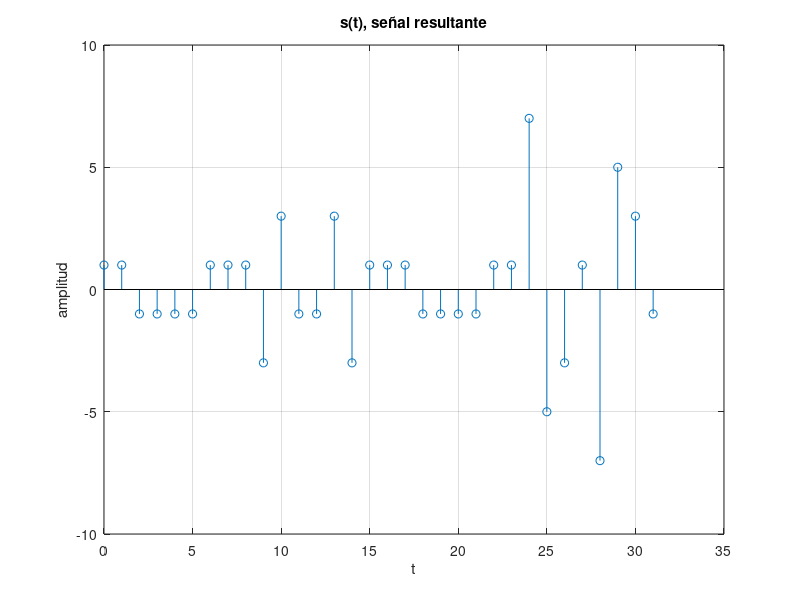

Write MATLAB code to recreate this figure.
clear all;
clc;
%--------------------------------------------------------------------------
c11 = [1];
aux = c11;
%Potencia de generacion de chip, 2^pott
%2^5 = 32 , maxima longitud de chip 
pott = 5;
for i = 1:pott
    [m,n] = size(aux);
%     m
    ix = 0;
    %Para las filas de cada matriz
    for xi = 1:m
        cx = [aux(xi,:) ,  aux(xi,:); 
              aux(xi,:) , -aux(xi,:)];
        if(ix == 0)
            cy = cx;
            ix = 1;
        elseif(ix == 1)
            cy = [cy;cx];
            ix = 1;
        end
    end
%     cy;
    %Guardar matrices en su respectivo
    aux = cy;
    switch i
        case 1
             rmin16 = aux;
        case 2
             rmin8 = aux;
        case 3
             rmin4 = aux;
        case 4
             rmin2 = aux;
        case 5
             rmin = aux;
        otherwise
             rmin = 0;
    end
end
%--------------------------------------------------------------------------
% 
% rmin16 %c(2,1), c(2,2)
% rmin8  %c(4,1), c(4,2), c(4,3), c(4,4)
% rmin4  %c(8,1), c(8,2), c(8,3), c(8,4), c(8,5), c(8,6), c(8,7), c(8,8)...
% rmin2
% rmin

%Para generar cada usuario
%4 usuarios de tasa Rmin
rmin(29,:);
rmin(30,:);
rmin(31,:);
rmin(32,:);
%2 usuarios de tasa 2Rmin
rmin2(11,:);
rmin2(12,:);
%1 usuario de tasa 4Rmin
rmin4(4,:);

%X usuarios de tasa RminX
usuarios = [1 -1 -1  1]; %1 bits po cada uno (4 usuarios)
usuarios2= [1  1 -1 -1]; %2 bits por cada uno (2 usuarios)
usuarios4= [1 -1  1  1]; %4 bits por cada uno (1 usuario)

              %Codigo * usuario
    xc1 = rmin(29,:).*usuarios(1,1);
    xc2 = rmin(30,:).*usuarios(1,2);
    xc3 = rmin(31,:).*usuarios(1,3);
    xc4 = rmin(32,:).*usuarios(1,4);
    
    xc5x1 = rmin2(11,:).*usuarios2(1,1);
    xc5x2 = rmin2(11,:).*usuarios2(1,2);
    xc5x = [xc5x1 xc5x2];
    xc5y1 = rmin2(12,:).*usuarios2(1,3);
    xc5y2 = rmin2(12,:).*usuarios2(1,4);
    xc5y = [xc5y1 xc5y2];
    
    xc61 = rmin4(4,:).*usuarios4(1,1);
    xc62 = rmin4(4,:).*usuarios4(1,2);
    xc63 = rmin4(4,:).*usuarios4(1,3);
    xc64 = rmin4(4,:).*usuarios4(1,4);
    xc6 = [xc61 xc62 xc63 xc64];
%--------------------------------------------------------------------------    

s1d = xc1 + xc2 + xc3 + xc4 + xc5x + xc5y + xc6;
[m tn] = size(s1d);
t = 0:tn-1;

%--------------------------------------------------------------------------
%Receptor, dedispersion. Multiplicar por codigo e integrar

    des(1,:) = s1d(1,:) .* rmin(29,:);
    des(2,:) = s1d(1,:) .* rmin(30,:);
    des(3,:) = s1d(1,:) .* rmin(31,:);
    des(4,:) = s1d(1,:) .* rmin(32,:);
    
s2b = zeros(1,32);
trans = zeros(1,32);
for i = 1:4 %filas
    for ii = 1:32
            s2b(i) = s2b(i) + des(i,ii);
    end
    if  s2b(i) < 0 
        trans(i) = -1;
    elseif s2b(i) > 0 
        trans(i) = 1;
    end
end

    des2(1,:) = s1d(1:16) .* rmin2(11,:);
    des2(2,:) = s1d(17:32).* rmin2(11,:);
    des2(3,:) = s1d(1:16) .* rmin2(12,:);
    des2(4,:) = s1d(17:32).* rmin2(12,:);
    
s2b2x = zeros(1,16);
trans2x = zeros(1,16);
for i = 1:4 %filas
    for ii = 1:16
            s2b2x(i) = s2b2x(i) + des2(i,ii);
    end
    if  s2b2x(i) < 0 
        trans2x(i) = -1;
    elseif s2b2x(i) > 0 
        trans2x(i) = 1;
    end
end
    
    des4(1,:) = s1d(1:8)  .* rmin4(4,:);
    des4(2,:) = s1d(9:16) .* rmin4(4,:);
    des4(3,:) = s1d(17:24).* rmin4(4,:);
    des4(4,:) = s1d(25:32).* rmin4(4,:);

s2b4 = zeros(1,8);
trans4 = zeros(1,8);
for i = 1:4 %filas
    for ii = 1:8
            s2b4(i) = s2b4(i) + des4(i,ii);
    end
    if  s2b4(i) < 0 
        trans4(i) = -1;
    elseif s2b4(i) > 0 
        trans4(i) = 1;
    end
end
%--------------------------------------------------------------------------
%Comparativa transmisor receptor
usuarios
trans

usuarios2
trans2x

usuarios4
trans4

%--------------------------------------------------------------------------

figure(1)
stem(t,s1d);
grid on;
xlabel('t');
ylabel('amplitud');
title('s(t), señal resultante');
